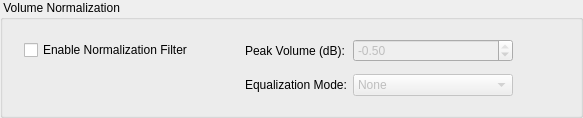
                 <widget class="QGroupBox" name="groupBox_9">
                  <property name="font">
                   <font>
                    <weight>50</weight>
                    <bold>false</bold>
                   </font>
                  </property>
                  <property name="title">
                   <string> Volume Normalization </string>
                  </property>
                  <layout class="QGridLayout" name="gridLayout_26">
                   <item row="0" column="0">
                    <layout class="QGridLayout" name="gridLayout_20">
                     <item row="1" column="1">
                      <widget class="QCheckBox" name="checkBoxNormalizationFilter">
                       <property name="text">
                        <string>Enable Normalization Filter</string>
                       </property>
                      </widget>
                     </item>
                     <item row="1" column="0">
                      <spacer name="horizontalSpacer_25">
                       <property name="orientation">
                        <enum>Qt::Horizontal</enum>
                       </property>
                       <property name="sizeType">
                        <enum>QSizePolicy::Fixed</enum>
                       </property>
                       <property name="sizeHint" stdset="0">
                        <size>
                         <width>10</width>
                         <height>20</height>
                        </size>
                       </property>
                      </spacer>
                     </item>
                     <item row="1" column="6">
                      <spacer name="horizontalSpacer_26">
                       <property name="orientation">
                        <enum>Qt::Horizontal</enum>
                       </property>
                       <property name="sizeType">
                        <enum>QSizePolicy::Fixed</enum>
                       </property>
                       <property name="sizeHint" stdset="0">
                        <size>
                         <width>10</width>
                         <height>20</height>
                        </size>
                       </property>
                      </spacer>
                     </item>
                     <item row="1" column="4">
                      <widget class="QDoubleSpinBox" name="spinBoxNormalizationFilter">
                       <property name="enabled">
                        <bool>false</bool>
                       </property>
                       <property name="minimumSize">
                        <size>
                         <width>160</width>
                         <height>0</height>
                        </size>
                       </property>
                       <property name="minimum">
                        <double>-32.000000000000000</double>
                       </property>
                       <property name="maximum">
                        <double>-0.500000000000000</double>
                       </property>
                       <property name="singleStep">
                        <double>0.500000000000000</double>
                       </property>
                      </widget>
                     </item>
                     <item row="1" column="3">
                      <widget class="QLabel" name="label_6">
                       <property name="text">
                        <string>Peak Volume (dB):</string>
                       </property>
                      </widget>
                     </item>
                     <item row="0" column="1" colspan="5">
                      <spacer name="verticalSpacer_11">
                       <property name="orientation">
                        <enum>Qt::Vertical</enum>
                       </property>
                       <property name="sizeType">
                        <enum>QSizePolicy::Fixed</enum>
                       </property>
                       <property name="sizeHint" stdset="0">
                        <size>
                         <width>20</width>
                         <height>8</height>
                        </size>
                       </property>
                      </spacer>
                     </item>
                     <item row="4" column="1" colspan="5">
                      <spacer name="verticalSpacer_12">
                       <property name="orientation">
                        <enum>Qt::Vertical</enum>
                       </property>
                       <property name="sizeType">
                        <enum>QSizePolicy::Fixed</enum>
                       </property>
                       <property name="sizeHint" stdset="0">
                        <size>
                         <width>20</width>
                         <height>8</height>
                        </size>
                       </property>
                      </spacer>
                     </item>
                     <item row="3" column="4">
                      <widget class="QComboBox" name="comboBoxNormalizationMode">
                       <property name="enabled">
                        <bool>false</bool>
                       </property>
                       <property name="currentIndex">
                        <number>0</number>
                       </property>
                       <item>
                        <property name="text">
                         <string>None</string>
                        </property>
                       </item>
                       <item>
                        <property name="text">
                         <string>Peak Level</string>
                        </property>
                       </item>
                       <item>
                        <property name="text">
                         <string>RMS Level</string>
                        </property>
                       </item>
                      </widget>
                     </item>
                     <item row="1" column="5">
                      <spacer name="horizontalSpacer_27">
                       <property name="orientation">
                        <enum>Qt::Horizontal</enum>
                       </property>
                       <property name="sizeHint" stdset="0">
                        <size>
                         <width>40</width>
                         <height>20</height>
                        </size>
                       </property>
                      </spacer>
                     </item>
                     <item row="3" column="3">
                      <widget class="QLabel" name="label_19">
                       <property name="text">
                        <string>Equalization Mode:</string>
                       </property>
                      </widget>
                     </item>
                     <item row="1" column="2">
                      <spacer name="horizontalSpacer_28">
                       <property name="orientation">
                        <enum>Qt::Horizontal</enum>
                       </property>
                       <property name="sizeHint" stdset="0">
                        <size>
                         <width>40</width>
                         <height>20</height>
                        </size>
                       </property>
                      </spacer>
                     </item>
                     <item row="2" column="1" colspan="5">
                      <spacer name="verticalSpacer_31">
                       <property name="orientation">
                        <enum>Qt::Vertical</enum>
                       </property>
                       <property name="sizeType">
                        <enum>QSizePolicy::Fixed</enum>
                       </property>
                       <property name="sizeHint" stdset="0">
                        <size>
                         <width>20</width>
                         <height>6</height>
                        </size>
                       </property>
                      </spacer>
                     </item>
                    </layout>
                   </item>
                  </layout>
                 </widget>
